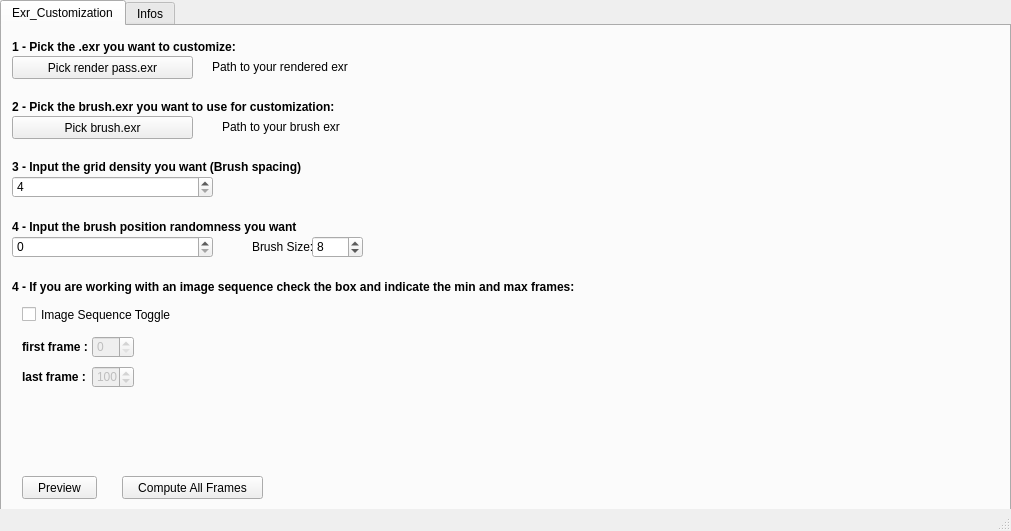
<?xml version="1.0" encoding="UTF-8"?>
<ui version="4.0">
 <class>MainWindow</class>
 <widget class="QMainWindow" name="MainWindow">
  <property name="geometry">
   <rect>
    <x>0</x>
    <y>0</y>
    <width>1011</width>
    <height>531</height>
   </rect>
  </property>
  <property name="windowTitle">
   <string>MainWindow</string>
  </property>
  <widget class="QWidget" name="centralwidget">
   <widget class="QTabWidget" name="tabWidget">
    <property name="geometry">
     <rect>
      <x>0</x>
      <y>0</y>
      <width>1011</width>
      <height>511</height>
     </rect>
    </property>
    <property name="currentIndex">
     <number>0</number>
    </property>
    <widget class="QWidget" name="tab_1">
     <attribute name="title">
      <string>Exr_Customization</string>
     </attribute>
     <widget class="QLabel" name="exrTitle">
      <property name="geometry">
       <rect>
        <x>10</x>
        <y>10</y>
        <width>241</width>
        <height>21</height>
       </rect>
      </property>
      <property name="font">
       <font>
        <weight>75</weight>
        <bold>true</bold>
       </font>
      </property>
      <property name="text">
       <string>1 - Pick the .exr you want to customize:</string>
      </property>
     </widget>
     <widget class="QPushButton" name="exrPick">
      <property name="geometry">
       <rect>
        <x>10</x>
        <y>30</y>
        <width>181</width>
        <height>23</height>
       </rect>
      </property>
      <property name="text">
       <string>Pick render pass.exr</string>
      </property>
     </widget>
     <widget class="QLabel" name="exrPath">
      <property name="geometry">
       <rect>
        <x>210</x>
        <y>30</y>
        <width>781</width>
        <height>21</height>
       </rect>
      </property>
      <property name="text">
       <string>Path to your rendered exr</string>
      </property>
     </widget>
     <widget class="QLabel" name="brushTitle">
      <property name="geometry">
       <rect>
        <x>10</x>
        <y>70</y>
        <width>331</width>
        <height>21</height>
       </rect>
      </property>
      <property name="font">
       <font>
        <weight>75</weight>
        <bold>true</bold>
       </font>
      </property>
      <property name="text">
       <string>2 - Pick the brush.exr you want to use for customization:</string>
      </property>
     </widget>
     <widget class="QPushButton" name="brushPick">
      <property name="geometry">
       <rect>
        <x>10</x>
        <y>90</y>
        <width>181</width>
        <height>23</height>
       </rect>
      </property>
      <property name="text">
       <string>Pick brush.exr</string>
      </property>
     </widget>
     <widget class="QLabel" name="brushPath">
      <property name="geometry">
       <rect>
        <x>220</x>
        <y>90</y>
        <width>781</width>
        <height>21</height>
       </rect>
      </property>
      <property name="text">
       <string>Path to your brush exr</string>
      </property>
     </widget>
     <widget class="QLabel" name="gridTitle">
      <property name="geometry">
       <rect>
        <x>10</x>
        <y>130</y>
        <width>331</width>
        <height>21</height>
       </rect>
      </property>
      <property name="font">
       <font>
        <weight>75</weight>
        <bold>true</bold>
       </font>
      </property>
      <property name="text">
       <string>3 - Input the grid density you want (Brush spacing)</string>
      </property>
     </widget>
     <widget class="QSpinBox" name="grid_density_box">
      <property name="geometry">
       <rect>
        <x>10</x>
        <y>150</y>
        <width>201</width>
        <height>22</height>
       </rect>
      </property>
      <property name="minimum">
       <number>4</number>
      </property>
      <property name="maximum">
       <number>500</number>
      </property>
     </widget>
     <widget class="QSpinBox" name="offset_box">
      <property name="geometry">
       <rect>
        <x>10</x>
        <y>210</y>
        <width>201</width>
        <height>22</height>
       </rect>
      </property>
      <property name="minimum">
       <number>0</number>
      </property>
      <property name="maximum">
       <number>500</number>
      </property>
      <property name="value">
       <number>0</number>
      </property>
     </widget>
     <widget class="QLabel" name="offsetTitle">
      <property name="geometry">
       <rect>
        <x>10</x>
        <y>190</y>
        <width>331</width>
        <height>21</height>
       </rect>
      </property>
      <property name="font">
       <font>
        <weight>75</weight>
        <bold>true</bold>
       </font>
      </property>
      <property name="text">
       <string>4 - Input the brush position randomness you want</string>
      </property>
     </widget>
     <widget class="QPushButton" name="pushButton">
      <property name="geometry">
       <rect>
        <x>20</x>
        <y>450</y>
        <width>75</width>
        <height>23</height>
       </rect>
      </property>
      <property name="text">
       <string>Preview</string>
      </property>
     </widget>
     <widget class="QPushButton" name="pushButton_2">
      <property name="geometry">
       <rect>
        <x>120</x>
        <y>450</y>
        <width>141</width>
        <height>23</height>
       </rect>
      </property>
      <property name="text">
       <string>Compute All Frames</string>
      </property>
     </widget>
     <widget class="QLabel" name="sequenceTitle">
      <property name="geometry">
       <rect>
        <x>10</x>
        <y>250</y>
        <width>581</width>
        <height>21</height>
       </rect>
      </property>
      <property name="font">
       <font>
        <weight>75</weight>
        <bold>true</bold>
       </font>
      </property>
      <property name="text">
       <string>4 - If you are working with an image sequence check the box and indicate the min and max frames:</string>
      </property>
     </widget>
     <widget class="QCheckBox" name="checkBox">
      <property name="geometry">
       <rect>
        <x>20</x>
        <y>280</y>
        <width>161</width>
        <height>17</height>
       </rect>
      </property>
      <property name="text">
       <string>Image Sequence Toggle</string>
      </property>
     </widget>
     <widget class="QSpinBox" name="spinBox">
      <property name="enabled">
       <bool>false</bool>
      </property>
      <property name="geometry">
       <rect>
        <x>90</x>
        <y>340</y>
        <width>42</width>
        <height>22</height>
       </rect>
      </property>
      <property name="minimum">
       <number>1</number>
      </property>
      <property name="maximum">
       <number>5000</number>
      </property>
      <property name="value">
       <number>100</number>
      </property>
     </widget>
     <widget class="QSpinBox" name="spinBox_2">
      <property name="enabled">
       <bool>false</bool>
      </property>
      <property name="geometry">
       <rect>
        <x>90</x>
        <y>310</y>
        <width>42</width>
        <height>22</height>
       </rect>
      </property>
     </widget>
     <widget class="QLabel" name="sequenceTitle_2">
      <property name="geometry">
       <rect>
        <x>20</x>
        <y>310</y>
        <width>71</width>
        <height>21</height>
       </rect>
      </property>
      <property name="font">
       <font>
        <weight>75</weight>
        <bold>true</bold>
       </font>
      </property>
      <property name="text">
       <string>first frame :</string>
      </property>
     </widget>
     <widget class="QLabel" name="sequenceTitle_3">
      <property name="geometry">
       <rect>
        <x>20</x>
        <y>340</y>
        <width>71</width>
        <height>21</height>
       </rect>
      </property>
      <property name="font">
       <font>
        <weight>75</weight>
        <bold>true</bold>
       </font>
      </property>
      <property name="text">
       <string>last frame :</string>
      </property>
     </widget>
     <widget class="QLabel" name="brushSize_Title">
      <property name="geometry">
       <rect>
        <x>250</x>
        <y>210</y>
        <width>61</width>
        <height>21</height>
       </rect>
      </property>
      <property name="text">
       <string>Brush Size:</string>
      </property>
     </widget>
     <widget class="QSpinBox" name="brushSize_Box">
      <property name="geometry">
       <rect>
        <x>310</x>
        <y>210</y>
        <width>51</width>
        <height>22</height>
       </rect>
      </property>
      <property name="minimum">
       <number>2</number>
      </property>
      <property name="maximum">
       <number>2000</number>
      </property>
      <property name="value">
       <number>8</number>
      </property>
     </widget>
    </widget>
    <widget class="QWidget" name="tab_2">
     <property name="toolTip">
      <string>&lt;html&gt;&lt;head/&gt;&lt;body&gt;&lt;p&gt;Infos&lt;/p&gt;&lt;/body&gt;&lt;/html&gt;</string>
     </property>
     <property name="autoFillBackground">
      <bool>false</bool>
     </property>
     <attribute name="title">
      <string>Infos</string>
     </attribute>
     <widget class="QLabel" name="help_title_header">
      <property name="geometry">
       <rect>
        <x>30</x>
        <y>30</y>
        <width>931</width>
        <height>21</height>
       </rect>
      </property>
      <property name="font">
       <font>
        <weight>75</weight>
        <bold>true</bold>
       </font>
      </property>
      <property name="text">
       <string>Tool developped by Teillet Martin</string>
      </property>
     </widget>
     <widget class="QLabel" name="help_title_footer">
      <property name="geometry">
       <rect>
        <x>10</x>
        <y>460</y>
        <width>481</width>
        <height>21</height>
       </rect>
      </property>
      <property name="font">
       <font>
        <weight>75</weight>
        <bold>true</bold>
       </font>
      </property>
      <property name="text">
       <string>If you need additionnal help - contact martin.teillet@hotmail.fr</string>
      </property>
     </widget>
     <widget class="QLabel" name="help_title_1">
      <property name="geometry">
       <rect>
        <x>60</x>
        <y>70</y>
        <width>651</width>
        <height>31</height>
       </rect>
      </property>
      <property name="text">
       <string>- In order for the stylization computation to work, you absolutely need to have 32 bits exrs in both the render and the brush inputs</string>
      </property>
     </widget>
     <widget class="QLabel" name="help_title_3">
      <property name="geometry">
       <rect>
        <x>60</x>
        <y>190</y>
        <width>651</width>
        <height>31</height>
       </rect>
      </property>
      <property name="text">
       <string>- If you are working with an image sequence - make sure the filenames follow this convention :</string>
      </property>
     </widget>
     <widget class="QLabel" name="help_title_4">
      <property name="geometry">
       <rect>
        <x>140</x>
        <y>250</y>
        <width>191</width>
        <height>31</height>
       </rect>
      </property>
      <property name="text">
       <string>Example: rawRender.0001.exr</string>
      </property>
     </widget>
     <widget class="QLabel" name="help_title_5">
      <property name="geometry">
       <rect>
        <x>140</x>
        <y>220</y>
        <width>191</width>
        <height>31</height>
       </rect>
      </property>
      <property name="text">
       <string>exrName.&lt;f4&gt;.exr</string>
      </property>
     </widget>
     <widget class="QLabel" name="help_title_2">
      <property name="geometry">
       <rect>
        <x>60</x>
        <y>110</y>
        <width>651</width>
        <height>31</height>
       </rect>
      </property>
      <property name="text">
       <string>- Sometimes errors can occur if the offset value is set too high and causes brushes to try to be drawn outside of the image borders</string>
      </property>
     </widget>
     <widget class="QLabel" name="help_title_2_complement">
      <property name="geometry">
       <rect>
        <x>140</x>
        <y>140</y>
        <width>391</width>
        <height>31</height>
       </rect>
      </property>
      <property name="text">
       <string>In this case try to either lower the brush draw size or the offset value</string>
      </property>
     </widget>
     <widget class="QLabel" name="help_title_6">
      <property name="geometry">
       <rect>
        <x>60</x>
        <y>290</y>
        <width>731</width>
        <height>16</height>
       </rect>
      </property>
      <property name="font">
       <font>
        <weight>75</weight>
        <bold>true</bold>
       </font>
      </property>
      <property name="text">
       <string>It is recommended you use the PREVIEW option before launching the computation on all frames !</string>
      </property>
     </widget>
    </widget>
   </widget>
  </widget>
  <widget class="QStatusBar" name="statusbar"/>
  <action name="actionHow_this_works">
   <property name="text">
    <string>How this works</string>
   </property>
  </action>
  <action name="actionFile_requisites">
   <property name="text">
    <string>File requisites</string>
   </property>
  </action>
 </widget>
 <resources/>
 <connections/>
</ui>
